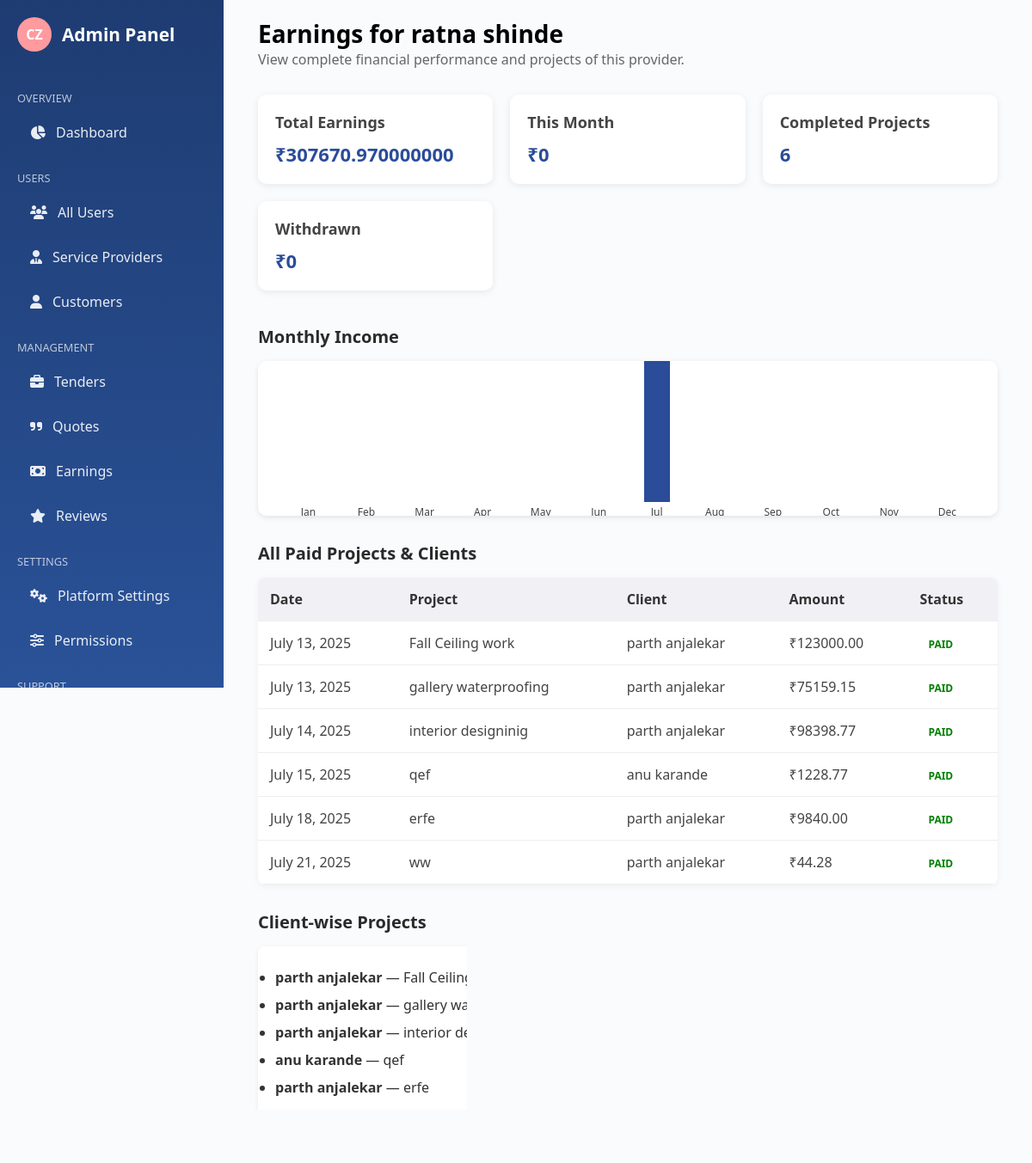
/admin_earnings/view/23/ (signed in), run on the app's committed database.
### CommissionZeroApp/models.py (models this page shows, shortened)
class Earning(models.Model):
    provider = models.ForeignKey(User, on_delete=models.CASCADE)
    amount = models.DecimalField(max_digits=10, decimal_places=2)
    project_name = models.CharField(max_length=255)
    client_name = models.CharField(max_length=255)
    status = models.CharField(max_length=20, choices=[('Paid', 'Paid'), ('Pending', 'Pending'), ('Failed', 'Failed')])
    date = models.DateField(auto_now_add=True)

### CommissionZeroApp/views.py (the view)
# urls.py: path('admin_earnings/view/<int:provider_id>/', views.admin_earnings_detail, name='admin_earnings_detail'),
@role_required(['admin'])
@login_required
def admin_earnings_detail(request, provider_id):
    today = date.today()
    week_start = today - timedelta(days=today.weekday())
    earnings = Earning.objects.filter(provider_id=provider_id)
    this_week = earnings.filter(date__gte=week_start)
    total_earnings = earnings.aggregate(Sum('amount'))['amount__sum'] or 0
    this_month = earnings.filter(date__month=today.month).aggregate(Sum('amount'))['amount__sum'] or 0
    withdrawn = 0  # You can replace this with actual withdrawn logic
    completed_projects = earnings.count()
    client_projects = earnings.values('client_name', 'project_name').distinct()
    monthly_income = {}
    for month in range(1, 13):
        amount = earnings.filter(date__month=month).aggregate(Sum('amount'))['amount__sum'] or 0
        monthly_income[date(2025, month, 1).strftime('%b')] = int(amount)
    context = {
        'total_earnings': total_earnings,
        'this_month': this_month,
        'withdrawn': withdrawn,
        'completed_projects': completed_projects,
        'earnings': earnings,
        'monthly_income': monthly_income,
        'provider': earnings.first().provider if earnings else None,
        'client_projects': client_projects,
    }
    return render(request, 'CommissionZeroApp/admin/admin_earnings_detail.html', context)

### CommissionZeroApp/context_processors.py (called while the page is built)
def provider_avg_rating(request):
    if request.user.is_authenticated and hasattr(request.user, 'role') and request.user.role == 'provider':
        avg_rating = Review.objects.filter(provider=request.user).aggregate(avg=Avg('rating'))['avg']
        return {'avg_rating': round(avg_rating or 0, 1)}
    return {}

### CommissionZeroApp/templates/CommissionZeroApp/admin/admin_earnings_detail.html (shortened to what this page needs)
{% load static %}
<!DOCTYPE html>
<html lang="en">
<head>
    <link rel="stylesheet" href="{% static 'css/admin/admin_earnings.css' %}">
    <link rel="stylesheet" href="https://cdnjs.cloudflare.com/ajax/libs/font-awesome/6.4.0/css/all.min.css">
</head>
<body>
{% include "sidebar_admin.html" %}
<div class="main-content">
    <div class="container">
        <div class="earnings-header">
            <h1>Earnings for {{ provider.get_full_name|default:provider.username }}</h1>
            <p>View complete financial performance and projects of this provider.</p>
        </div>
        <div class="stats-grid">
            <div class="stat-card">
                <h3>Total Earnings</h3>
                <div class="stat-value">₹{{ total_earnings }}</div>
            </div>
            <div class="stat-card">
                <h3>This Month</h3>
                <div class="stat-value">₹{{ this_month }}</div>
            </div>
            <div class="stat-card">
                <h3>Completed Projects</h3>
                <div class="stat-value">{{ completed_projects }}</div>
            </div>
            <div class="stat-card">
                <h3>Withdrawn</h3>
                <div class="stat-value">₹{{ withdrawn }}</div>
            </div>
        </div>
        <h2 class="section-title">Monthly Income</h2>
        <div class="chart-bar">
            {% for month, value in monthly_income.items %}
                <div class="bar" style="--value: {{ value }};" title="{{ month }}"></div>
            {% endfor %}
        </div>
        <h2 class="section-title">All Paid Projects & Clients</h2>
        <div class="transactions-table">
            <table>
                <thead>
                    <tr>
                        <th>Date</th>
                        <th>Project</th>
                        <th>Client</th>
                        <th>Amount</th>
                        <th>Status</th>
                    </tr>
                </thead>
                <tbody>
                    {% for e in earnings %}
                    <tr>
                        <td>{{ e.date }}</td>
                        <td>{{ e.project_name }}</td>
                        <td>{{ e.client_name }}</td>
                        <td>₹{{ e.amount }}</td>
                        <td><span class="status status-completed">{{ e.status }}</span></td>
                    </tr>
                    {% empty %}
                    <tr><td colspan="5">No earnings data available.</td></tr>
                    {% endfor %}
                </tbody>
            </table>
        </div>
        <h2 class="section-title">Client-wise Projects</h2>
        <ul>
            {% for cp in client_projects %}
                <li><strong>{{ cp.client_name }}</strong> — {{ cp.project_name }}</li>
            {% endfor %}
        </ul>
    </div>
</div>
</body>
</html>

### static/css/admin/admin_earnings.css (style rules this page uses)
:root { --primary: #1e3c72; --secondary: #2a5298; --light: #f5f7fa; --dark: #2d2d2d; --success: #4caf50; --warning: #ffc107; --danger: #f44336; }
* { box-sizing: border-box; margin: 0; padding: 0; font-family: 'Segoe UI', sans-serif; }
body { background: var(--light); display: flex; min-height: 100vh; }
.main-content { margin-left: 260px; padding: 30px 20px 60px; width: 100%; }
.status { padding: 5px 10px; border-radius: 12px; font-size: 0.75rem; font-weight: bold; text-transform: uppercase; }

### static/css/admin/sidebar_admin.css (style rules this page uses)
:root { --primary: #1e3c72; --secondary: #2a5298; --accent: #ff9a9e; --light: #f5f7fa; --sidebar-width: 260px; }

### CommissionZeroApp/templates/CommissionZeroApp/admin/admin_earnings_detail.html (style rules this page uses)
body { font-family: 'Segoe UI', sans-serif; background-color: #f9fbfc; margin: 0; padding: 0; }
.main-content { padding: 20px 40px; }
.container { max-width: 1200px; margin: auto; }
.earnings-header { margin-bottom: 30px; }
.earnings-header h1 { font-size: 28px; margin: 0; }
.earnings-header p { color: #666; }
.stats-grid { display: grid; grid-template-columns: repeat(auto-fit, minmax(220px, 1fr)); gap: 20px; margin-bottom: 40px; }
.stat-card { background-color: #fff; padding: 20px; border-radius: 10px; box-shadow: 0 2px 8px rgba(0, 0, 0, 0.08); }
.stat-card h3 { margin-bottom: 10px; font-size: 18px; color: #444; }
.stat-value { font-size: 22px; font-weight: bold; color: #2a4c99; }
.section-title { font-size: 20px; margin: 30px 0 15px; color: #2a2a2a; }
.chart-bar { display: flex; align-items: flex-end; justify-content: space-evenly; height: 180px; background-color: #fff; padding: 1rem; border-radius: 10px; box-shadow: 0 2px 6px rgba(0,0,0,0.1); overflow-x: auto; }
.bar { height: calc(var(--value) * 1%); background-color: #2a4c99; width: 30px; margin: 0 10px; display: flex; align-items: flex-end; justify-content: center; border-radius: 5px 5px 0 0; position: relative; }
.bar::after { content: attr(title); position: absolute; bottom: -20px; font-size: 12px; color: #444; }
.transactions-table table { width: 100%; background-color: #fff; border-collapse: collapse; margin-top: 10px; box-shadow: 0 2px 8px rgba(0,0,0,0.05); border-radius: 8px; overflow: hidden; }
.transactions-table th, .transactions-table td { padding: 14px; text-align: left; border-bottom: 1px solid #eee; }
.transactions-table th { background-color: #f0f0f5; font-weight: 600; color: #333; }
.transactions-table td { color: #444; }
.status-completed { color: green; font-weight: bold; }
ul { background-color: #fff; padding: 20px; border-radius: 8px; list-style: disc; box-shadow: 0 2px 6px rgba(0,0,0,0.07); }
ul li { padding: 5px 0; color: #333; }

### data on the page
Earning: date "July 13, 2025", project_name "Fall Ceiling work", client_name "parth anjalekar", amount "123000.00", status "PAID"
Earning: date "July 13, 2025", project_name "gallery waterproofing", client_name "parth anjalekar", amount "75159.15", status "PAID"
Earning: date "July 14, 2025", project_name "interior designinig", client_name "parth anjalekar", amount "98398.77", status "PAID"
Earning: date "July 15, 2025", project_name "qef", client_name "anu karande", amount "1228.77", status "PAID"
Earning: date "July 18, 2025", project_name "erfe", client_name "parth anjalekar", amount "9840.00", status "PAID"
Earning: date "July 21, 2025", project_name "ww", client_name "parth anjalekar", amount "44.28", status "PAID"

### other printed values
{{ provider.get_full_name|default:provider.username }} "ratna shinde"
{{ total_earnings }} "307670.970000000"
{{ this_month }} "0"
{{ completed_projects }} "6"
{{ withdrawn }} "0"
